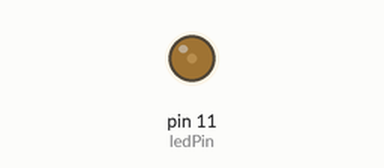
Simulated run of this sketch. Board: Arduino Uno, built with avr-gcc and run on an emulated ATmega328P. On the bench: output pins drawn as LEDs (lit = HIGH).

Above: at 0.05 s.
At 2.0 s:
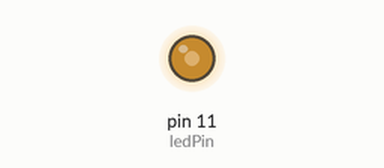
At 3.0 s:
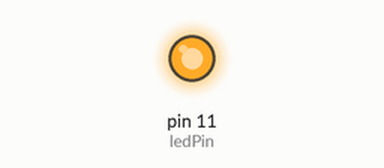
At 4.0 s:
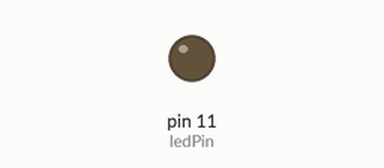
Timing chart, 0 to 5.2 s (numbered marks = the images above):
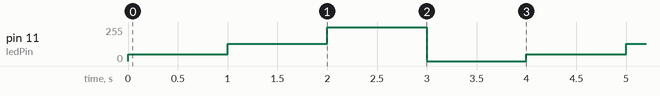

The sketch:

analogWrite-introduction.ino
```cpp
const int ledPin = 11;

void setup() {
}

void loop() {
  analogWrite(ledPin, 50);   // Dim
  delay(1000);

  analogWrite(ledPin, 128);  // Medium brightness
  delay(1000);

  analogWrite(ledPin, 255);  // Full brightness
  delay(1000);

  analogWrite(ledPin, 0);    // Off
  delay(1000);
}
```

Measured:
- by itself, pin 11 (ledPin): repeats every 4.0 s: 128/255 1.0 s, 255/255 1.0 s, 0/255 1.0 s, 50/255 1.0 s
